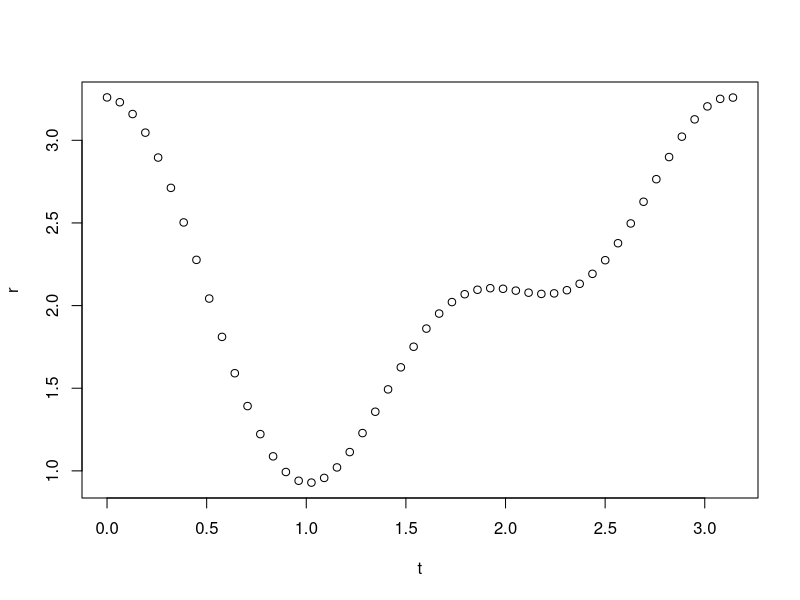
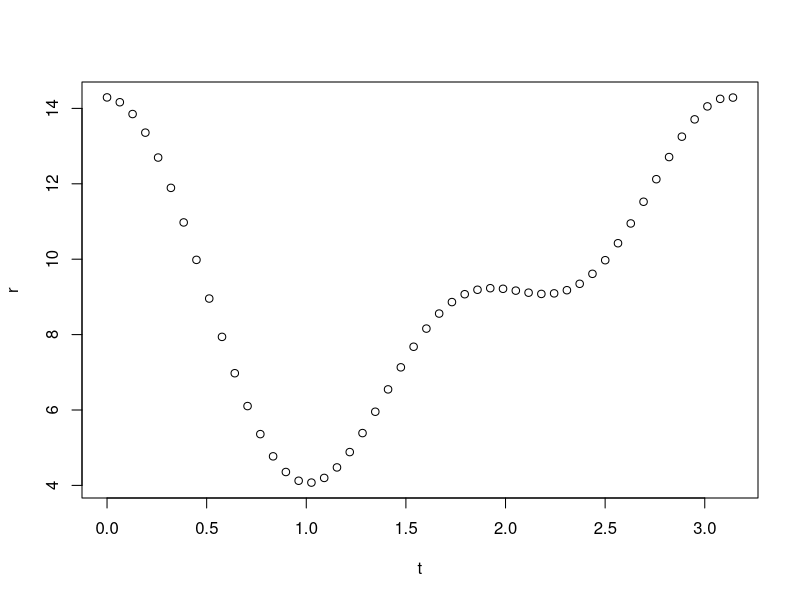
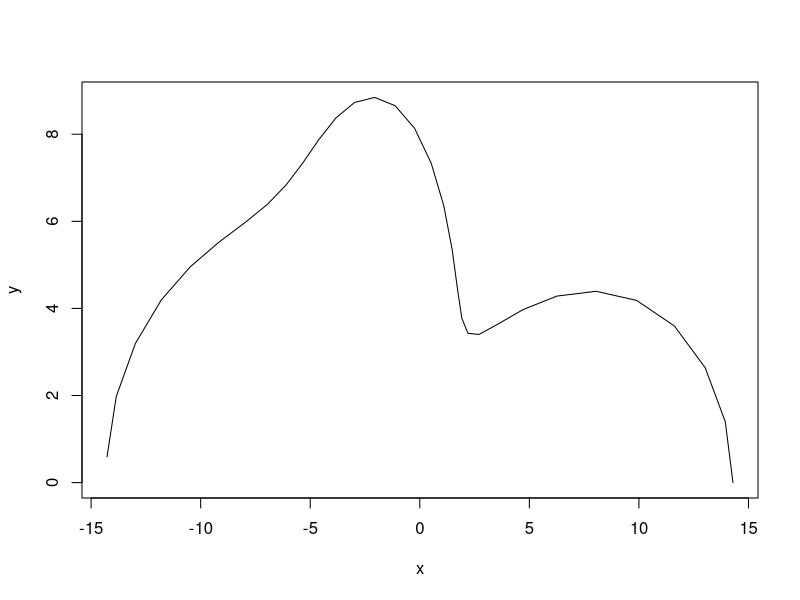
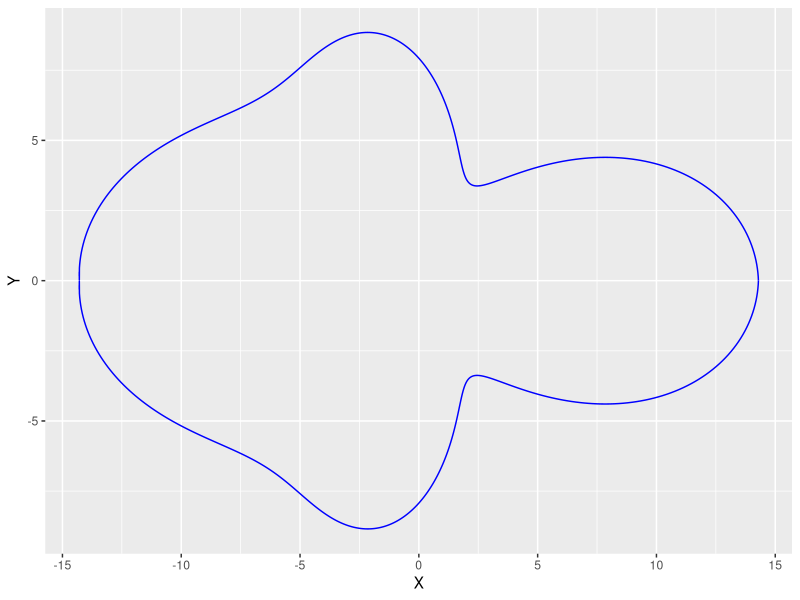

R code for these plots, in order:
#load in packages
library(lattice)
library(dplyr)
library(ggplot2)

t <- seq(0, pi, length.out=50); 
r <- 2.092 +0.7284 * cos(2.004* t) + 0.4391 * cos(4.008 * t)  - 0.4641*sin(2.004* t) + 0.199352* sin(4.008* t) 
plot(t, r)

#radius of the Earth in kilometers
R_earth = 6371 #kilometers
height_of_station = 0.1 #height of station in kilometers (100 meters)
height_of_bird = 3 #height of bird in kilometers ( 3000 meters)

#galilean transformation to find the distance to the horizon in the birds frame of reference
if (height_of_bird <= height_of_station) {
  g_transform_height = height_of_station
}else if (height_of_bird > height_of_station) {
  g_transform_height = height_of_station + height_of_bird
}

max_g_distance_to_horizon = sqrt(2 * R_earth * g_transform_height) #projected distance to horizon in km, this is approximately the same as the radial distance as the size of the earth is much larger than the height of any birds
f = 434 *10^6 #frequency of the antenna
c = 299792458 #speed of light

#theoretical free space path distance losses
FSPL1 = 100 #cut off at -110 dbm from the antenna
tg = 2 #transmitter gain in dbi, this is direct from CTTs FCC filing
rg = 12 #reciever gain in dbi, this is direct from our conversations with the antenna developer


#calculate the distance in which the free space loss is 100dbm to find the max range of the antenna
free_space_path_range_drop_off_dist = exp((1/20)*(FSPL1*log(10) + rg*log(10) + tg*log(10) -20*log(f)-20*log(4*pi/c)))
free_space_path_range_drop_off_dist = free_space_path_range_drop_off_dist/1000

#making sure the horizon does not get in the way
if (free_space_path_range_drop_off_dist <= max_g_distance_to_horizon) {
  abs_max_detection_range = free_space_path_range_drop_off_dist
}else if (free_space_path_range_drop_off_dist > max_g_distance_to_horizon) {
  abs_max_detection_range = max_g_distance_to_horizon
}

#We use kilometers here but there is nothing stopping you from using any unit of distance you so please. 
max_range = abs_max_detection_range
scaling_factor = abs_max_detection_range/(2*pi)
t <- seq(0, pi, length.out=50); 
r <- scaling_factor*(2.092 +0.7284 * cos(2.004* t) + 0.4391 * cos(4.008 * t)  - 0.4641*sin(2.004* t) + 0.199352* sin(4.008* t)) 
plot(t, r)

dat <- data.frame(t=seq(0, pi, 0.1))
x_points <- function(t) scaling_factor * ( 2.092 +0.7284 * cos(2.004* t) + 0.4391 * cos(4.008 * t)  - 0.4641*sin(2.004 * t) + 0.199352 * sin(4.008 * t) ) * cos(t)
y_points <- function(t) scaling_factor * ( 2.092 +0.7284 * cos(2.004* t) + 0.4391 * cos(4.008 * t)  - 0.4641*sin(2.004 * t) + 0.199352 * sin(4.008 * t) )*sin(t)
dat$y=y_points(dat$t)
dat$x=x_points(dat$t)
with(dat, plot(x,y, type="l"))

dat <- data.frame(t=seq(0, pi, 0.01))
x_points <- function(t) scaling_factor * ( 2.092 +0.7284 * cos(2.004* t) + 0.4391 * cos(4.008 * t)  - 0.4641*sin(2.004 * t) + 0.199352 * sin(4.008 * t) ) * cos(t)
y_points <- function(t) scaling_factor * ( 2.092 +0.7284 * cos(2.004* t) + 0.4391 * cos(4.008 * t)  - 0.4641*sin(2.004 * t) + 0.199352 * sin(4.008 * t) )*sin(t)
y_points1 <- function(t) -scaling_factor * ( 2.092 +0.7284 * cos(2.004* t) + 0.4391 * cos(4.008 * t)  - 0.4641*sin(2.004 * t) + 0.199352 * sin(4.008 * t) )*sin(t)

dat$y_pos=y_points(dat$t)
dat$y_neg=y_points1(dat$t)
dat$x_pos_neg=x_points(dat$t)

p = ggplot() + 
  geom_line(data = dat, aes(x = x_pos_neg, y = y_pos), color = "blue") +
  geom_line(data = dat, aes(x = x_pos_neg, y = y_neg), color = "blue") +
  xlab('X') +
  ylab('Y')

print(p)


#below is legacy code for used for identifying how the radiation pattern behaves at higher altitudes using
#cyclindrical symmetry as opposed to free space path loss


#z = 0
#r_2 = 1.5
#const_p = asin(z/r_2)
#print(const_p)

#dat <- data.frame(t=seq(0, pi, 0.01))
#x_points <- function(t) scaling_factor * ( 2.092 +0.7284 * cos(2.004* t) + 0.4391 * cos(4.008 * t)  - 0.4641*sin(2.004 * t) + 0.199352 * sin(4.008 * t) ) * cos(t)
#y_points <- function(t) scaling_factor * ( 2.092 +0.7284 * cos(2.004* t) + 0.4391 * cos(4.008 * t)  - 0.4641*sin(2.004 * t) + 0.199352 * sin(4.008 * t) )*sin(t) * cos(const_p)
#y_points1 <- function(t) -scaling_factor * ( 2.092 +0.7284 * cos(2.004* t) + 0.4391 * cos(4.008 * t)  - 0.4641*sin(2.004 * t) + 0.199352 * sin(4.008 * t) )*sin(t) 

#dat$y_pos=y_points(dat$t)
#dat$y_neg=y_points1(dat$t)
#dat$x_pos_neg=x_points(dat$t)

#p = ggplot() + 
#  geom_line(data = dat, aes(x = x_pos_neg, y = y_pos), color = "blue") +
#  geom_line(data = dat, aes(x = x_pos_neg, y = y_neg), color = "red") +
#  xlab('X') +
#  ylab('Y')

#print(p)

